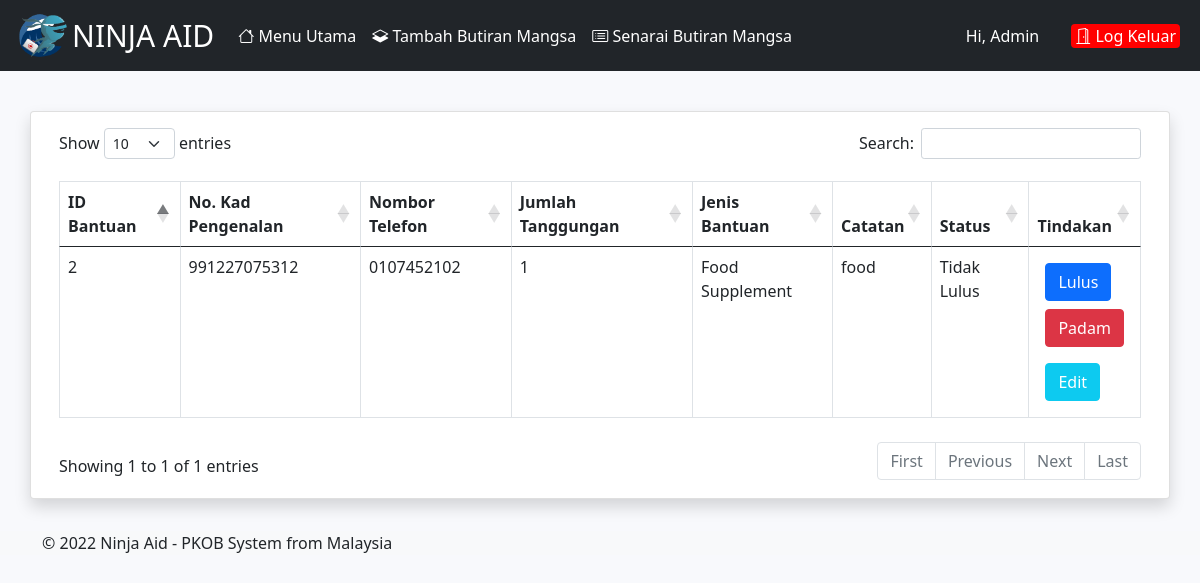
The app's page /management/listvictim/2/assistance/ (signed in), older data.
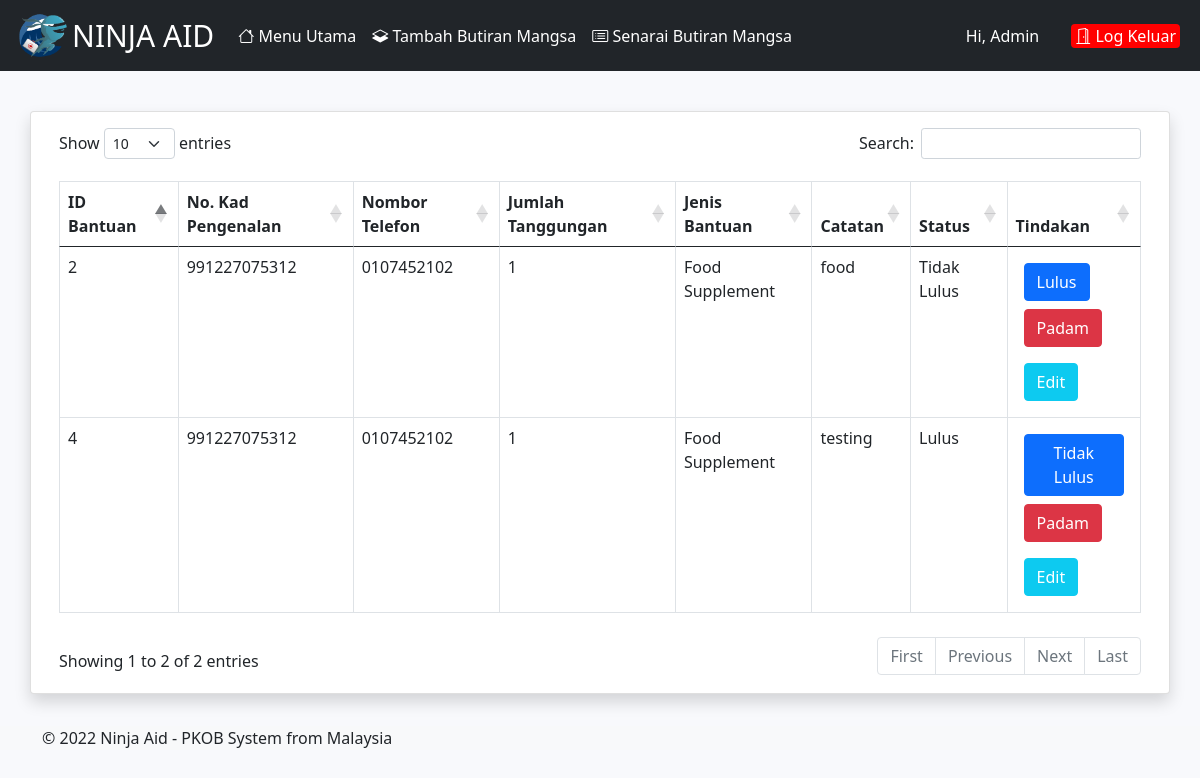
The same page, newer data.
### assistance_app/models.py (models this page shows, shortened)
class Assistance(models.Model):
    name = models.CharField(max_length=255, verbose_name='Name', null=True, blank=True)
    ic = models.CharField(max_length=255, verbose_name='Ic', default="")
    remark = models.TextField(verbose_name='Remark', null=True, blank=True)
    progress_percentage = models.DecimalField(max_digits=3, decimal_places=2, verbose_name='Progress Percentage', null=True, blank=True, default='0.0')
    victim_number = models.IntegerField(verbose_name='Victim Number')
    is_approved = models.BooleanField(verbose_name='Is Approved', default=False)
    victim = models.ForeignKey(Victim, on_delete=models.CASCADE, null=True, related_name='assistance_list')
    assistance_type = models.ForeignKey(AssistanceType, on_delete=models.CASCADE, related_name='assistance_type')
    assistance_given_date = models.DateField(verbose_name='Assistance Given Date', null=True)
    created_at = models.DateTimeField(auto_now_add=True, verbose_name='Created at')
    updated_at = models.DateTimeField(auto_now_add=True, verbose_name='Updated at')

class AssistanceType(models.Model):
    name = models.CharField(max_length=255, verbose_name='Name')
    description = models.TextField(verbose_name='Description')
    created_at = models.DateTimeField(auto_now_add=True, verbose_name='Created at')
    updated_at = models.DateTimeField(auto_now_add=True, verbose_name='Updated at')

### victim_app/models.py (models this page shows)
class Victim(models.Model):
    ic = models.CharField(max_length=12, unique=True, verbose_name='IC Number', blank=False,
                   help_text='Enter 12 digits ic number')
    name = models.CharField(max_length=255, verbose_name='Name')
    phone = models.CharField(max_length=255, verbose_name='Phone Number')
    is_kir = models.BooleanField(default=True, verbose_name='Ketua Isi Rumah')
    salary = models.DecimalField(max_digits=8, decimal_places=2, verbose_name='Salary')
    address1 = models.CharField(max_length=255, verbose_name='Address1')
    address2 = models.CharField(max_length=255, verbose_name='Address2')
    city = models.CharField(max_length=255, verbose_name='City')
    mukim = models.CharField(max_length=255, verbose_name='Mukim')
    parlimen = models.CharField(max_length=255, verbose_name='Parlimen')
    state = models.CharField(max_length=255, verbose_name='State')
    poskod = models.CharField(max_length=255, verbose_name='Phone')
    created_at = models.DateTimeField(auto_now_add=True, verbose_name='Created at')
    updated_at = models.DateTimeField(auto_now=True, verbose_name='Updated at')

### management_app/views.py (the view)
# urls.py: path("listvictim/<int:id>/assistance/", views.view_victim_assistance, name="view_victim_assistance"),
@login_required
def view_victim_assistance(request, id):
    victim = get_object_or_404(Victim, id=id)
    victim_assistance_list = victim.assistance_list.all()
    if request.method == 'POST':
        assistance_id = request.POST['assistance_id']
        updated_assistance = victim_assistance_list.get(id=assistance_id)
        updated_assistance.is_approved = not updated_assistance.is_approved
        updated_assistance.save()
    return render(request, 'management_app/view_victim_assistance.html',
                  {'victim': victim, 'victim_assistance_list': victim_assistance_list})

### management_app/templates/management_app/view_victim_assistance.html (shortened to what this page needs)
{% extends "adminbase.html" %}
{% block content %}
    <div class="container">
        <div class="row mt-4 px-3 px-sm-0">
            <div class="card shadow mb-4">
                <div class="card-body">
                    <div class="table-responsive">
                        <table id="example" class="table table-bordered py-3">
                            <thead>
                                <tr>
                                    <th>ID Bantuan</th>
                                    <th>No. Kad Pengenalan</th>
                                    <th>Nombor Telefon</th>
                                    <th>Jumlah Tanggungan</th>
                                    <th>Jenis Bantuan</th>
                                    <th>Catatan</th>
                                    <th>Status</th>
                                    <th>Tindakan</th>
                                </tr>
                            </thead>
                            <tbody>
                                {% for assistance in victim_assistance_list %}
                                <tr>
                                    <td>{{ assistance.id }}</td>
                                    <td>{{victim.ic}}</td>
                                    <td>{{victim.phone}}</td>
                                    <td>{{assistance.victim_number}}</td>
                                    <td>{{assistance.assistance_type.name}}</td>
                                    <td>{{assistance.remark}}</td>
                                    <td>{% if assistance.is_approved %}Lulus {% else %} Tidak Lulus{% endif %}</td>
                                    <td>
                                        <form action="" method="post" class='m-2'>
                                            <button class="btn btn-primary">{% if assistance.is_approved %}Tidak Lulus {% else %} Lulus{% endif %}</button>
                                        </form>
                                        <form action="{% url 'delete_victim_assistance' victim.id %}" method="post" class='m-2'>
                                            <button class="btn btn-danger">Padam</button>
                                        </form>
                                        <a class='m-2 btn btn-info text-white' href="{% url 'edit_victim_assistance' victim.id assistance.id %}">Edit</a>
                                    </td>
                                </tr>
                                {% endfor %}
                            </tbody>
                        </table>
                    </div>
                </div>
            </div>
        </div>
    </div>
    <div class="main-footer position ">
        <div class="footer-middle mt-0 bg-light">
            <div class="container">
                <div class="footer-bottom mt-2">
                    <p class="text-xs-center footer-title-text mb-0">
                        &copy; <script>document.write(new Date().getFullYear())</script> Ninja Aid - PKOB System from Malaysia
                    </p>
                </div>
            </div>
        </div>
    </div>
{% endblock %}

Row changes from the older to the newer data that the page shows:
added Assistance: id "4", {{ victim.ic }} "991227075312", {{ victim.phone }} "0107452102", victim_number "1", assistance_type.name "Food Supplement", remark "testing", is_approved "Lulus"
Text that changed along with them:
text written by a page script: "Show entries Search: Showing 1 to 1 of 1 entries First Previous Next Last" → "Show entries Search: Showing 1 to 2 of 2 entries First Previous Next Last"
